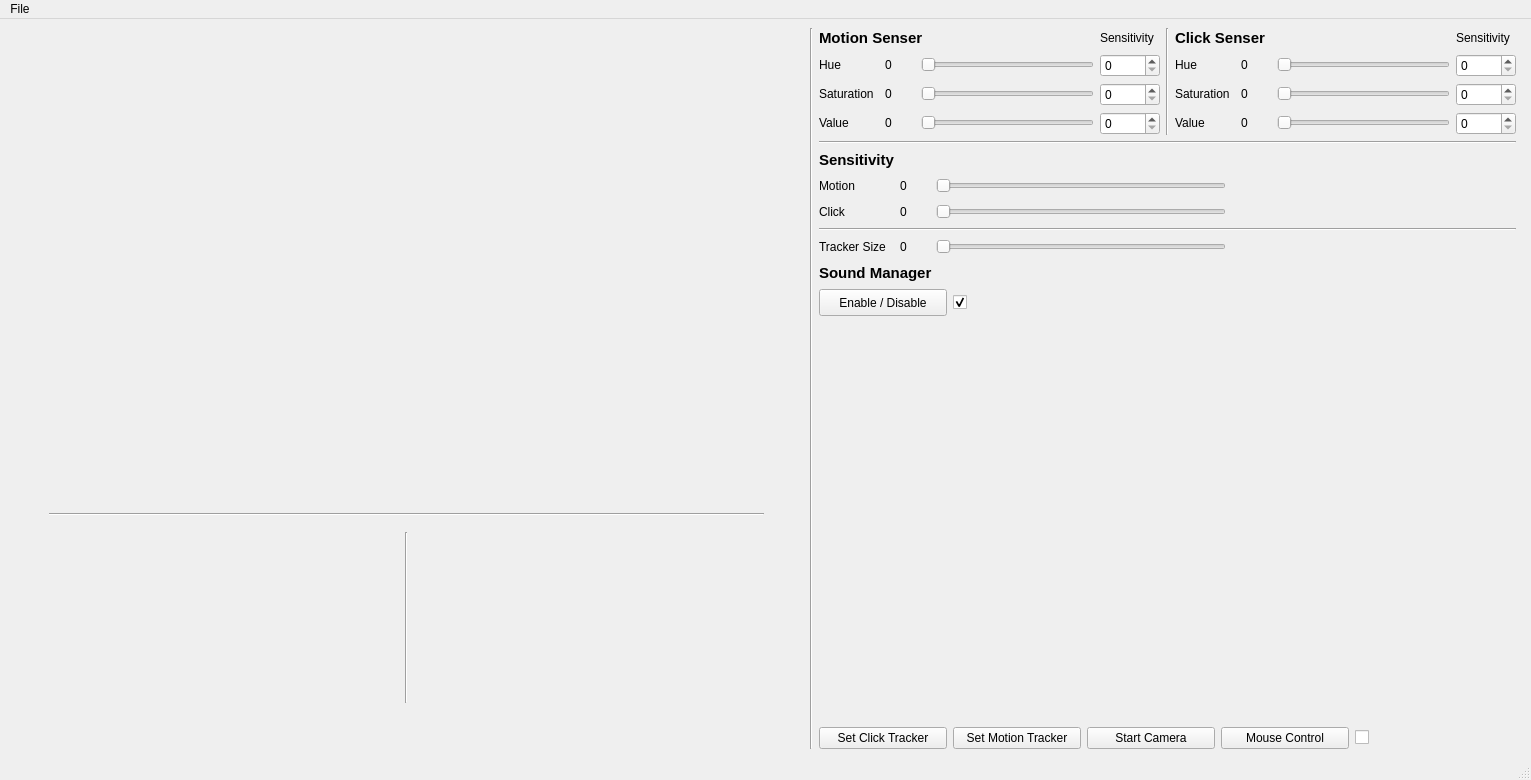
<?xml version="1.0" encoding="UTF-8"?>
<ui version="4.0">
 <class>MainWindow</class>
 <widget class="QMainWindow" name="MainWindow">
  <property name="geometry">
   <rect>
    <x>0</x>
    <y>0</y>
    <width>1531</width>
    <height>780</height>
   </rect>
  </property>
  <property name="windowTitle">
   <string>ASPIRE CAM MOUSE</string>
  </property>
  <property name="windowIcon">
   <iconset>
    <normaloff>acm2.png</normaloff>acm2.png</iconset>
  </property>
  <widget class="QWidget" name="centralwidget">
   <layout class="QHBoxLayout" name="horizontalLayout_6">
    <item>
     <layout class="QGridLayout" name="gridLayout">
      <item row="0" column="0">
       <spacer name="horizontalSpacer_9">
        <property name="orientation">
         <enum>Qt::Horizontal</enum>
        </property>
        <property name="sizeHint" stdset="0">
         <size>
          <width>40</width>
          <height>20</height>
         </size>
        </property>
       </spacer>
      </item>
      <item row="0" column="6">
       <spacer name="horizontalSpacer_8">
        <property name="orientation">
         <enum>Qt::Horizontal</enum>
        </property>
        <property name="sizeHint" stdset="0">
         <size>
          <width>40</width>
          <height>20</height>
         </size>
        </property>
       </spacer>
      </item>
      <item row="2" column="1">
       <spacer name="verticalSpacer_2">
        <property name="orientation">
         <enum>Qt::Vertical</enum>
        </property>
        <property name="sizeType">
         <enum>QSizePolicy::Fixed</enum>
        </property>
        <property name="sizeHint" stdset="0">
         <size>
          <width>20</width>
          <height>10</height>
         </size>
        </property>
       </spacer>
      </item>
      <item row="2" column="5">
       <spacer name="verticalSpacer_6">
        <property name="orientation">
         <enum>Qt::Vertical</enum>
        </property>
        <property name="sizeType">
         <enum>QSizePolicy::Fixed</enum>
        </property>
        <property name="sizeHint" stdset="0">
         <size>
          <width>20</width>
          <height>10</height>
         </size>
        </property>
       </spacer>
      </item>
      <item row="5" column="1">
       <widget class="QLabel" name="labtresh1">
        <property name="minimumSize">
         <size>
          <width>304</width>
          <height>171</height>
         </size>
        </property>
        <property name="maximumSize">
         <size>
          <width>304</width>
          <height>171</height>
         </size>
        </property>
        <property name="autoFillBackground">
         <bool>true</bool>
        </property>
        <property name="text">
         <string/>
        </property>
       </widget>
      </item>
      <item row="5" column="2">
       <spacer name="horizontalSpacer_11">
        <property name="orientation">
         <enum>Qt::Horizontal</enum>
        </property>
        <property name="sizeHint" stdset="0">
         <size>
          <width>40</width>
          <height>20</height>
         </size>
        </property>
       </spacer>
      </item>
      <item row="5" column="5">
       <widget class="QLabel" name="labtresh2">
        <property name="minimumSize">
         <size>
          <width>304</width>
          <height>171</height>
         </size>
        </property>
        <property name="maximumSize">
         <size>
          <width>304</width>
          <height>171</height>
         </size>
        </property>
        <property name="autoFillBackground">
         <bool>true</bool>
        </property>
        <property name="text">
         <string/>
        </property>
       </widget>
      </item>
      <item row="5" column="6">
       <spacer name="horizontalSpacer_12">
        <property name="orientation">
         <enum>Qt::Horizontal</enum>
        </property>
        <property name="sizeHint" stdset="0">
         <size>
          <width>40</width>
          <height>20</height>
         </size>
        </property>
       </spacer>
      </item>
      <item row="5" column="0">
       <spacer name="horizontalSpacer_10">
        <property name="orientation">
         <enum>Qt::Horizontal</enum>
        </property>
        <property name="sizeHint" stdset="0">
         <size>
          <width>40</width>
          <height>20</height>
         </size>
        </property>
       </spacer>
      </item>
      <item row="1" column="1" colspan="5">
       <layout class="QGridLayout" name="gridLayout_5">
        <item row="1" column="1">
         <widget class="QLabel" name="labimage">
          <property name="minimumSize">
           <size>
            <width>608</width>
            <height>342</height>
           </size>
          </property>
          <property name="maximumSize">
           <size>
            <width>608</width>
            <height>342</height>
           </size>
          </property>
          <property name="autoFillBackground">
           <bool>true</bool>
          </property>
          <property name="text">
           <string/>
          </property>
         </widget>
        </item>
        <item row="1" column="0">
         <spacer name="horizontalSpacer_13">
          <property name="orientation">
           <enum>Qt::Horizontal</enum>
          </property>
          <property name="sizeHint" stdset="0">
           <size>
            <width>40</width>
            <height>20</height>
           </size>
          </property>
         </spacer>
        </item>
        <item row="1" column="2">
         <spacer name="horizontalSpacer_14">
          <property name="orientation">
           <enum>Qt::Horizontal</enum>
          </property>
          <property name="sizeHint" stdset="0">
           <size>
            <width>40</width>
            <height>20</height>
           </size>
          </property>
         </spacer>
        </item>
        <item row="2" column="1">
         <spacer name="verticalSpacer_5">
          <property name="orientation">
           <enum>Qt::Vertical</enum>
          </property>
          <property name="sizeHint" stdset="0">
           <size>
            <width>20</width>
            <height>40</height>
           </size>
          </property>
         </spacer>
        </item>
        <item row="0" column="1">
         <spacer name="verticalSpacer_7">
          <property name="orientation">
           <enum>Qt::Vertical</enum>
          </property>
          <property name="sizeHint" stdset="0">
           <size>
            <width>20</width>
            <height>40</height>
           </size>
          </property>
         </spacer>
        </item>
       </layout>
      </item>
      <item row="0" column="1">
       <spacer name="verticalSpacer_3">
        <property name="orientation">
         <enum>Qt::Vertical</enum>
        </property>
        <property name="sizeHint" stdset="0">
         <size>
          <width>20</width>
          <height>40</height>
         </size>
        </property>
       </spacer>
      </item>
      <item row="0" column="5">
       <spacer name="verticalSpacer_4">
        <property name="orientation">
         <enum>Qt::Vertical</enum>
        </property>
        <property name="sizeHint" stdset="0">
         <size>
          <width>20</width>
          <height>40</height>
         </size>
        </property>
       </spacer>
      </item>
      <item row="6" column="1">
       <spacer name="verticalSpacer_8">
        <property name="orientation">
         <enum>Qt::Vertical</enum>
        </property>
        <property name="sizeHint" stdset="0">
         <size>
          <width>20</width>
          <height>40</height>
         </size>
        </property>
       </spacer>
      </item>
      <item row="6" column="5">
       <spacer name="verticalSpacer_9">
        <property name="orientation">
         <enum>Qt::Vertical</enum>
        </property>
        <property name="sizeHint" stdset="0">
         <size>
          <width>20</width>
          <height>40</height>
         </size>
        </property>
       </spacer>
      </item>
      <item row="5" column="3">
       <widget class="Line" name="line_3">
        <property name="orientation">
         <enum>Qt::Vertical</enum>
        </property>
       </widget>
      </item>
      <item row="5" column="4">
       <spacer name="horizontalSpacer_15">
        <property name="orientation">
         <enum>Qt::Horizontal</enum>
        </property>
        <property name="sizeHint" stdset="0">
         <size>
          <width>40</width>
          <height>20</height>
         </size>
        </property>
       </spacer>
      </item>
      <item row="3" column="1" colspan="5">
       <widget class="Line" name="line_7">
        <property name="orientation">
         <enum>Qt::Horizontal</enum>
        </property>
       </widget>
      </item>
      <item row="4" column="1">
       <spacer name="verticalSpacer_10">
        <property name="orientation">
         <enum>Qt::Vertical</enum>
        </property>
        <property name="sizeType">
         <enum>QSizePolicy::Fixed</enum>
        </property>
        <property name="sizeHint" stdset="0">
         <size>
          <width>20</width>
          <height>10</height>
         </size>
        </property>
       </spacer>
      </item>
      <item row="4" column="5">
       <spacer name="verticalSpacer_11">
        <property name="orientation">
         <enum>Qt::Vertical</enum>
        </property>
        <property name="sizeType">
         <enum>QSizePolicy::Fixed</enum>
        </property>
        <property name="sizeHint" stdset="0">
         <size>
          <width>20</width>
          <height>10</height>
         </size>
        </property>
       </spacer>
      </item>
     </layout>
    </item>
    <item>
     <widget class="Line" name="line_2">
      <property name="orientation">
       <enum>Qt::Vertical</enum>
      </property>
     </widget>
    </item>
    <item>
     <layout class="QGridLayout" name="right">
      <item row="0" column="0">
       <layout class="QGridLayout" name="motionsensor">
        <item row="0" column="0">
         <widget class="QLabel" name="label_3">
          <property name="minimumSize">
           <size>
            <width>60</width>
            <height>20</height>
           </size>
          </property>
          <property name="maximumSize">
           <size>
            <width>16777215</width>
            <height>20</height>
           </size>
          </property>
          <property name="text">
           <string>&lt;!DOCTYPE HTML PUBLIC &quot;-//W3C//DTD HTML 4.0//EN&quot; &quot;http://www.w3.org/TR/REC-html40/strict.dtd&quot;&gt;
&lt;html&gt;&lt;head&gt;&lt;meta name=&quot;qrichtext&quot; content=&quot;1&quot; /&gt;&lt;style type=&quot;text/css&quot;&gt;
p, li { white-space: pre-wrap; }
&lt;/style&gt;&lt;/head&gt;&lt;body style=&quot; font-family:'Roboto'; font-size:11pt; font-weight:400; font-style:normal;&quot;&gt;
&lt;p style=&quot; margin-top:0px; margin-bottom:0px; margin-left:0px; margin-right:0px; -qt-block-indent:0; text-indent:0px;&quot;&gt;&lt;span style=&quot; font-weight:600;&quot;&gt;Motion Senser&lt;/span&gt;&lt;/p&gt;&lt;/body&gt;&lt;/html&gt;</string>
          </property>
         </widget>
        </item>
        <item row="0" column="2">
         <widget class="QLabel" name="label">
          <property name="minimumSize">
           <size>
            <width>60</width>
            <height>20</height>
           </size>
          </property>
          <property name="maximumSize">
           <size>
            <width>16777215</width>
            <height>20</height>
           </size>
          </property>
          <property name="text">
           <string>Sensitivity</string>
          </property>
         </widget>
        </item>
        <item row="0" column="1">
         <spacer name="horizontalSpacer">
          <property name="orientation">
           <enum>Qt::Horizontal</enum>
          </property>
          <property name="sizeHint" stdset="0">
           <size>
            <width>40</width>
            <height>20</height>
           </size>
          </property>
         </spacer>
        </item>
        <item row="1" column="0" colspan="3">
         <layout class="QVBoxLayout" name="verticalLayout_2">
          <item>
           <layout class="QHBoxLayout" name="horizontalLayout_3">
            <item>
             <widget class="QLabel" name="label_10">
              <property name="minimumSize">
               <size>
                <width>60</width>
                <height>20</height>
               </size>
              </property>
              <property name="maximumSize">
               <size>
                <width>16777215</width>
                <height>20</height>
               </size>
              </property>
              <property name="text">
               <string>Hue</string>
              </property>
             </widget>
            </item>
            <item>
             <widget class="QLabel" name="h_lbl">
              <property name="minimumSize">
               <size>
                <width>30</width>
                <height>20</height>
               </size>
              </property>
              <property name="maximumSize">
               <size>
                <width>16777215</width>
                <height>20</height>
               </size>
              </property>
              <property name="text">
               <string>0</string>
              </property>
             </widget>
            </item>
            <item>
             <widget class="QSlider" name="h_slide">
              <property name="minimumSize">
               <size>
                <width>0</width>
                <height>20</height>
               </size>
              </property>
              <property name="maximumSize">
               <size>
                <width>16777215</width>
                <height>20</height>
               </size>
              </property>
              <property name="maximum">
               <number>180</number>
              </property>
              <property name="orientation">
               <enum>Qt::Horizontal</enum>
              </property>
             </widget>
            </item>
            <item>
             <widget class="QSpinBox" name="h_spinBox">
              <property name="minimumSize">
               <size>
                <width>60</width>
                <height>0</height>
               </size>
              </property>
              <property name="maximum">
               <number>180</number>
              </property>
             </widget>
            </item>
           </layout>
          </item>
          <item>
           <layout class="QHBoxLayout" name="horizontalLayout">
            <item>
             <widget class="QLabel" name="label_2">
              <property name="minimumSize">
               <size>
                <width>60</width>
                <height>20</height>
               </size>
              </property>
              <property name="maximumSize">
               <size>
                <width>16777215</width>
                <height>20</height>
               </size>
              </property>
              <property name="text">
               <string>Saturation</string>
              </property>
             </widget>
            </item>
            <item>
             <widget class="QLabel" name="s_lbl">
              <property name="minimumSize">
               <size>
                <width>30</width>
                <height>20</height>
               </size>
              </property>
              <property name="maximumSize">
               <size>
                <width>16777215</width>
                <height>20</height>
               </size>
              </property>
              <property name="text">
               <string>0</string>
              </property>
             </widget>
            </item>
            <item>
             <widget class="QSlider" name="s_slide">
              <property name="minimumSize">
               <size>
                <width>0</width>
                <height>20</height>
               </size>
              </property>
              <property name="maximumSize">
               <size>
                <width>16777215</width>
                <height>20</height>
               </size>
              </property>
              <property name="maximum">
               <number>255</number>
              </property>
              <property name="orientation">
               <enum>Qt::Horizontal</enum>
              </property>
             </widget>
            </item>
            <item>
             <widget class="QSpinBox" name="s_spinBox">
              <property name="minimumSize">
               <size>
                <width>60</width>
                <height>0</height>
               </size>
              </property>
              <property name="maximum">
               <number>255</number>
              </property>
             </widget>
            </item>
           </layout>
          </item>
          <item>
           <layout class="QHBoxLayout" name="horizontalLayout_2">
            <item>
             <widget class="QLabel" name="label_8">
              <property name="minimumSize">
               <size>
                <width>60</width>
                <height>20</height>
               </size>
              </property>
              <property name="maximumSize">
               <size>
                <width>16777215</width>
                <height>20</height>
               </size>
              </property>
              <property name="text">
               <string>Value</string>
              </property>
             </widget>
            </item>
            <item>
             <widget class="QLabel" name="v_lbl">
              <property name="minimumSize">
               <size>
                <width>30</width>
                <height>20</height>
               </size>
              </property>
              <property name="maximumSize">
               <size>
                <width>16777215</width>
                <height>20</height>
               </size>
              </property>
              <property name="text">
               <string>0</string>
              </property>
             </widget>
            </item>
            <item>
             <widget class="QSlider" name="v_slide">
              <property name="minimumSize">
               <size>
                <width>0</width>
                <height>20</height>
               </size>
              </property>
              <property name="maximumSize">
               <size>
                <width>16777215</width>
                <height>20</height>
               </size>
              </property>
              <property name="maximum">
               <number>255</number>
              </property>
              <property name="orientation">
               <enum>Qt::Horizontal</enum>
              </property>
             </widget>
            </item>
            <item>
             <widget class="QSpinBox" name="v_spinBox">
              <property name="minimumSize">
               <size>
                <width>60</width>
                <height>0</height>
               </size>
              </property>
              <property name="maximum">
               <number>255</number>
              </property>
             </widget>
            </item>
           </layout>
          </item>
         </layout>
        </item>
       </layout>
      </item>
      <item row="0" column="1">
       <widget class="Line" name="line">
        <property name="orientation">
         <enum>Qt::Vertical</enum>
        </property>
       </widget>
      </item>
      <item row="0" column="2">
       <layout class="QGridLayout" name="clicksensor">
        <item row="0" column="0">
         <widget class="QLabel" name="label_4">
          <property name="minimumSize">
           <size>
            <width>60</width>
            <height>20</height>
           </size>
          </property>
          <property name="maximumSize">
           <size>
            <width>16777215</width>
            <height>20</height>
           </size>
          </property>
          <property name="text">
           <string>&lt;!DOCTYPE HTML PUBLIC &quot;-//W3C//DTD HTML 4.0//EN&quot; &quot;http://www.w3.org/TR/REC-html40/strict.dtd&quot;&gt;
&lt;html&gt;&lt;head&gt;&lt;meta name=&quot;qrichtext&quot; content=&quot;1&quot; /&gt;&lt;style type=&quot;text/css&quot;&gt;
p, li { white-space: pre-wrap; }
&lt;/style&gt;&lt;/head&gt;&lt;body style=&quot; font-family:'Roboto'; font-size:11pt; font-weight:400; font-style:normal;&quot;&gt;
&lt;p style=&quot; margin-top:0px; margin-bottom:0px; margin-left:0px; margin-right:0px; -qt-block-indent:0; text-indent:0px;&quot;&gt;&lt;span style=&quot; font-weight:600;&quot;&gt;Click Senser&lt;/span&gt;&lt;/p&gt;&lt;/body&gt;&lt;/html&gt;</string>
          </property>
         </widget>
        </item>
        <item row="0" column="2">
         <widget class="QLabel" name="label_5">
          <property name="minimumSize">
           <size>
            <width>60</width>
            <height>20</height>
           </size>
          </property>
          <property name="maximumSize">
           <size>
            <width>16777215</width>
            <height>20</height>
           </size>
          </property>
          <property name="text">
           <string>Sensitivity</string>
          </property>
         </widget>
        </item>
        <item row="1" column="0" colspan="3">
         <layout class="QVBoxLayout" name="verticalLayout_6">
          <item>
           <layout class="QHBoxLayout" name="horizontalLayout_14">
            <item>
             <widget class="QLabel" name="label_30">
              <property name="minimumSize">
               <size>
                <width>60</width>
                <height>20</height>
               </size>
              </property>
              <property name="maximumSize">
               <size>
                <width>16777215</width>
                <height>20</height>
               </size>
              </property>
              <property name="text">
               <string>Hue</string>
              </property>
             </widget>
            </item>
            <item>
             <widget class="QLabel" name="label_31">
              <property name="minimumSize">
               <size>
                <width>30</width>
                <height>20</height>
               </size>
              </property>
              <property name="maximumSize">
               <size>
                <width>16777215</width>
                <height>20</height>
               </size>
              </property>
              <property name="text">
               <string>0</string>
              </property>
             </widget>
            </item>
            <item>
             <widget class="QSlider" name="h_slide1">
              <property name="minimumSize">
               <size>
                <width>0</width>
                <height>20</height>
               </size>
              </property>
              <property name="maximumSize">
               <size>
                <width>16777215</width>
                <height>20</height>
               </size>
              </property>
              <property name="maximum">
               <number>180</number>
              </property>
              <property name="orientation">
               <enum>Qt::Horizontal</enum>
              </property>
             </widget>
            </item>
            <item>
             <widget class="QSpinBox" name="h_spinBox1">
              <property name="minimumSize">
               <size>
                <width>60</width>
                <height>0</height>
               </size>
              </property>
              <property name="maximum">
               <number>180</number>
              </property>
             </widget>
            </item>
           </layout>
          </item>
          <item>
           <layout class="QHBoxLayout" name="horizontalLayout_15">
            <item>
             <widget class="QLabel" name="label_9">
              <property name="minimumSize">
               <size>
                <width>60</width>
                <height>20</height>
               </size>
              </property>
              <property name="maximumSize">
               <size>
                <width>16777215</width>
                <height>20</height>
               </size>
              </property>
              <property name="text">
               <string>Saturation</string>
              </property>
             </widget>
            </item>
            <item>
             <widget class="QLabel" name="label_32">
              <property name="minimumSize">
               <size>
                <width>30</width>
                <height>20</height>
               </size>
              </property>
              <property name="maximumSize">
               <size>
                <width>16777215</width>
                <height>20</height>
               </size>
              </property>
              <property name="text">
               <string>0</string>
              </property>
             </widget>
            </item>
            <item>
             <widget class="QSlider" name="s_slide1">
              <property name="minimumSize">
               <size>
                <width>0</width>
                <height>20</height>
               </size>
              </property>
              <property name="maximumSize">
               <size>
                <width>16777215</width>
                <height>20</height>
               </size>
              </property>
              <property name="maximum">
               <number>255</number>
              </property>
              <property name="orientation">
               <enum>Qt::Horizontal</enum>
              </property>
             </widget>
            </item>
            <item>
             <widget class="QSpinBox" name="s_spinBox1">
              <property name="minimumSize">
               <size>
                <width>60</width>
                <height>0</height>
               </size>
              </property>
              <property name="maximum">
               <number>255</number>
              </property>
             </widget>
            </item>
           </layout>
          </item>
          <item>
           <layout class="QHBoxLayout" name="horizontalLayout_16">
            <item>
             <widget class="QLabel" name="label_33">
              <property name="minimumSize">
               <size>
                <width>60</width>
                <height>20</height>
               </size>
              </property>
              <property name="maximumSize">
               <size>
                <width>16777215</width>
                <height>20</height>
               </size>
              </property>
              <property name="text">
               <string>Value</string>
              </property>
             </widget>
            </item>
            <item>
             <widget class="QLabel" name="label_34">
              <property name="minimumSize">
               <size>
                <width>30</width>
                <height>20</height>
               </size>
              </property>
              <property name="maximumSize">
               <size>
                <width>16777215</width>
                <height>20</height>
               </size>
              </property>
              <property name="text">
               <string>0</string>
              </property>
             </widget>
            </item>
            <item>
             <widget class="QSlider" name="v_slide1">
              <property name="minimumSize">
               <size>
                <width>0</width>
                <height>20</height>
               </size>
              </property>
              <property name="maximumSize">
               <size>
                <width>16777215</width>
                <height>20</height>
               </size>
              </property>
              <property name="maximum">
               <number>255</number>
              </property>
              <property name="orientation">
               <enum>Qt::Horizontal</enum>
              </property>
             </widget>
            </item>
            <item>
             <widget class="QSpinBox" name="v_spinBox1">
              <property name="minimumSize">
               <size>
                <width>60</width>
                <height>0</height>
               </size>
              </property>
              <property name="maximum">
               <number>255</number>
              </property>
             </widget>
            </item>
           </layout>
          </item>
         </layout>
        </item>
        <item row="0" column="1">
         <spacer name="horizontalSpacer_2">
          <property name="orientation">
           <enum>Qt::Horizontal</enum>
          </property>
          <property name="sizeHint" stdset="0">
           <size>
            <width>40</width>
            <height>20</height>
           </size>
          </property>
         </spacer>
        </item>
       </layout>
      </item>
      <item row="1" column="0" colspan="3">
       <widget class="Line" name="line_5">
        <property name="orientation">
         <enum>Qt::Horizontal</enum>
        </property>
       </widget>
      </item>
      <item row="2" column="0" colspan="3">
       <layout class="QGridLayout" name="sensitivity">
        <item row="2" column="0">
         <layout class="QHBoxLayout" name="horizontalLayout_20">
          <item>
           <widget class="QLabel" name="label_41">
            <property name="minimumSize">
             <size>
              <width>75</width>
              <height>20</height>
             </size>
            </property>
            <property name="maximumSize">
             <size>
              <width>16777215</width>
              <height>20</height>
             </size>
            </property>
            <property name="text">
             <string>Click</string>
            </property>
           </widget>
          </item>
          <item>
           <widget class="QLabel" name="labelypos_2">
            <property name="minimumSize">
             <size>
              <width>30</width>
              <height>20</height>
             </size>
            </property>
            <property name="maximumSize">
             <size>
              <width>16777215</width>
              <height>20</height>
             </size>
            </property>
            <property name="text">
             <string>0</string>
            </property>
           </widget>
          </item>
          <item>
           <widget class="QSlider" name="clickstvt_slide">
            <property name="minimumSize">
             <size>
              <width>0</width>
              <height>20</height>
             </size>
            </property>
            <property name="maximumSize">
             <size>
              <width>16777215</width>
              <height>20</height>
             </size>
            </property>
            <property name="minimum">
             <number>0</number>
            </property>
            <property name="maximum">
             <number>200</number>
            </property>
            <property name="orientation">
             <enum>Qt::Horizontal</enum>
            </property>
           </widget>
          </item>
          <item>
           <spacer name="horizontalSpacer_4">
            <property name="orientation">
             <enum>Qt::Horizontal</enum>
            </property>
            <property name="sizeHint" stdset="0">
             <size>
              <width>40</width>
              <height>20</height>
             </size>
            </property>
           </spacer>
          </item>
         </layout>
        </item>
        <item row="1" column="0">
         <layout class="QHBoxLayout" name="horizontalLayout_19">
          <item>
           <widget class="QLabel" name="label_40">
            <property name="minimumSize">
             <size>
              <width>75</width>
              <height>20</height>
             </size>
            </property>
            <property name="maximumSize">
             <size>
              <width>16777215</width>
              <height>20</height>
             </size>
            </property>
            <property name="text">
             <string>Motion</string>
            </property>
           </widget>
          </item>
          <item>
           <widget class="QLabel" name="labelypos">
            <property name="minimumSize">
             <size>
              <width>30</width>
              <height>20</height>
             </size>
            </property>
            <property name="maximumSize">
             <size>
              <width>16777215</width>
              <height>20</height>
             </size>
            </property>
            <property name="text">
             <string>0</string>
            </property>
           </widget>
          </item>
          <item>
           <widget class="QSlider" name="smooth_slide">
            <property name="minimumSize">
             <size>
              <width>0</width>
              <height>20</height>
             </size>
            </property>
            <property name="maximumSize">
             <size>
              <width>16777215</width>
              <height>20</height>
             </size>
            </property>
            <property name="minimum">
             <number>0</number>
            </property>
            <property name="maximum">
             <number>20</number>
            </property>
            <property name="orientation">
             <enum>Qt::Horizontal</enum>
            </property>
           </widget>
          </item>
          <item>
           <spacer name="horizontalSpacer_3">
            <property name="orientation">
             <enum>Qt::Horizontal</enum>
            </property>
            <property name="sizeHint" stdset="0">
             <size>
              <width>40</width>
              <height>20</height>
             </size>
            </property>
           </spacer>
          </item>
         </layout>
        </item>
        <item row="0" column="0">
         <widget class="QLabel" name="label_12">
          <property name="minimumSize">
           <size>
            <width>60</width>
            <height>20</height>
           </size>
          </property>
          <property name="maximumSize">
           <size>
            <width>16777215</width>
            <height>20</height>
           </size>
          </property>
          <property name="text">
           <string>&lt;!DOCTYPE HTML PUBLIC &quot;-//W3C//DTD HTML 4.0//EN&quot; &quot;http://www.w3.org/TR/REC-html40/strict.dtd&quot;&gt;
&lt;html&gt;&lt;head&gt;&lt;meta name=&quot;qrichtext&quot; content=&quot;1&quot; /&gt;&lt;style type=&quot;text/css&quot;&gt;
p, li { white-space: pre-wrap; }
&lt;/style&gt;&lt;/head&gt;&lt;body style=&quot; font-family:'Roboto'; font-size:11pt; font-weight:400; font-style:normal;&quot;&gt;
&lt;p style=&quot; margin-top:0px; margin-bottom:0px; margin-left:0px; margin-right:0px; -qt-block-indent:0; text-indent:0px;&quot;&gt;&lt;span style=&quot; font-weight:600;&quot;&gt;Sensitivity&lt;/span&gt;&lt;/p&gt;&lt;/body&gt;&lt;/html&gt;</string>
          </property>
         </widget>
        </item>
        <item row="4" column="0">
         <layout class="QHBoxLayout" name="trakersize">
          <item>
           <widget class="QLabel" name="label_16">
            <property name="minimumSize">
             <size>
              <width>75</width>
              <height>20</height>
             </size>
            </property>
            <property name="maximumSize">
             <size>
              <width>16777215</width>
              <height>20</height>
             </size>
            </property>
            <property name="text">
             <string>Tracker Size</string>
            </property>
           </widget>
          </item>
          <item>
           <widget class="QLabel" name="labeltracksize">
            <property name="minimumSize">
             <size>
              <width>30</width>
              <height>20</height>
             </size>
            </property>
            <property name="maximumSize">
             <size>
              <width>16777215</width>
              <height>20</height>
             </size>
            </property>
            <property name="text">
             <string>0</string>
            </property>
           </widget>
          </item>
          <item>
           <widget class="QSlider" name="t_slide">
            <property name="minimumSize">
             <size>
              <width>0</width>
              <height>20</height>
             </size>
            </property>
            <property name="maximumSize">
             <size>
              <width>16777215</width>
              <height>20</height>
             </size>
            </property>
            <property name="minimum">
             <number>1</number>
            </property>
            <property name="maximum">
             <number>100</number>
            </property>
            <property name="orientation">
             <enum>Qt::Horizontal</enum>
            </property>
           </widget>
          </item>
          <item>
           <spacer name="horizontalSpacer_5">
            <property name="orientation">
             <enum>Qt::Horizontal</enum>
            </property>
            <property name="sizeHint" stdset="0">
             <size>
              <width>40</width>
              <height>20</height>
             </size>
            </property>
           </spacer>
          </item>
         </layout>
        </item>
        <item row="3" column="0">
         <widget class="Line" name="line_6">
          <property name="orientation">
           <enum>Qt::Horizontal</enum>
          </property>
         </widget>
        </item>
       </layout>
      </item>
      <item row="5" column="0" colspan="3">
       <layout class="QGridLayout" name="sound">
        <item row="0" column="0">
         <widget class="QLabel" name="label_11">
          <property name="minimumSize">
           <size>
            <width>60</width>
            <height>20</height>
           </size>
          </property>
          <property name="maximumSize">
           <size>
            <width>16777215</width>
            <height>20</height>
           </size>
          </property>
          <property name="text">
           <string>&lt;!DOCTYPE HTML PUBLIC &quot;-//W3C//DTD HTML 4.0//EN&quot; &quot;http://www.w3.org/TR/REC-html40/strict.dtd&quot;&gt;
&lt;html&gt;&lt;head&gt;&lt;meta name=&quot;qrichtext&quot; content=&quot;1&quot; /&gt;&lt;style type=&quot;text/css&quot;&gt;
p, li { white-space: pre-wrap; }
&lt;/style&gt;&lt;/head&gt;&lt;body style=&quot; font-family:'Cantarell'; font-size:9pt; font-weight:400; font-style:normal;&quot;&gt;
&lt;p style=&quot; margin-top:0px; margin-bottom:0px; margin-left:0px; margin-right:0px; -qt-block-indent:0; text-indent:0px;&quot;&gt;&lt;span style=&quot; font-family:'Roboto'; font-size:11pt; font-weight:600;&quot;&gt;Sound Manager&lt;/span&gt;&lt;/p&gt;&lt;/body&gt;&lt;/html&gt;</string>
          </property>
         </widget>
        </item>
        <item row="1" column="0">
         <layout class="QHBoxLayout" name="horizontalLayout_5">
          <item>
           <widget class="QPushButton" name="pushsound">
            <property name="minimumSize">
             <size>
              <width>128</width>
              <height>27</height>
             </size>
            </property>
            <property name="text">
             <string>Enable / Disable</string>
            </property>
           </widget>
          </item>
          <item>
           <widget class="QCheckBox" name="clicksound_chkbox">
            <property name="text">
             <string/>
            </property>
            <property name="checked">
             <bool>true</bool>
            </property>
           </widget>
          </item>
          <item>
           <spacer name="horizontalSpacer_6">
            <property name="orientation">
             <enum>Qt::Horizontal</enum>
            </property>
            <property name="sizeHint" stdset="0">
             <size>
              <width>40</width>
              <height>20</height>
             </size>
            </property>
           </spacer>
          </item>
         </layout>
        </item>
       </layout>
      </item>
      <item row="6" column="0">
       <spacer name="verticalSpacer">
        <property name="orientation">
         <enum>Qt::Vertical</enum>
        </property>
        <property name="sizeHint" stdset="0">
         <size>
          <width>20</width>
          <height>40</height>
         </size>
        </property>
       </spacer>
      </item>
      <item row="7" column="0" colspan="3">
       <layout class="QGridLayout" name="gridLayout_2">
        <item row="0" column="0">
         <layout class="QHBoxLayout" name="horizontalLayout_4">
          <item>
           <widget class="QPushButton" name="setclicktrackerbtn">
            <property name="minimumSize">
             <size>
              <width>128</width>
              <height>0</height>
             </size>
            </property>
            <property name="text">
             <string>Set Click Tracker</string>
            </property>
           </widget>
          </item>
          <item>
           <widget class="QPushButton" name="setmotiontrackerbtn">
            <property name="minimumSize">
             <size>
              <width>128</width>
              <height>0</height>
             </size>
            </property>
            <property name="text">
             <string>Set Motion Tracker</string>
            </property>
           </widget>
          </item>
          <item>
           <widget class="QPushButton" name="start_camera_btn">
            <property name="minimumSize">
             <size>
              <width>128</width>
              <height>0</height>
             </size>
            </property>
            <property name="text">
             <string>Start Camera</string>
            </property>
           </widget>
          </item>
          <item>
           <widget class="QPushButton" name="pushButton_3">
            <property name="minimumSize">
             <size>
              <width>128</width>
              <height>0</height>
             </size>
            </property>
            <property name="text">
             <string>Mouse Control</string>
            </property>
           </widget>
          </item>
          <item>
           <widget class="QCheckBox" name="mousectrlchkbox">
            <property name="text">
             <string/>
            </property>
           </widget>
          </item>
          <item>
           <spacer name="horizontalSpacer_7">
            <property name="orientation">
             <enum>Qt::Horizontal</enum>
            </property>
            <property name="sizeHint" stdset="0">
             <size>
              <width>40</width>
              <height>20</height>
             </size>
            </property>
           </spacer>
          </item>
         </layout>
        </item>
       </layout>
      </item>
     </layout>
    </item>
    <item>
     <widget class="Line" name="line_4">
      <property name="orientation">
       <enum>Qt::Horizontal</enum>
      </property>
     </widget>
    </item>
   </layout>
  </widget>
  <widget class="QMenuBar" name="menubar">
   <property name="geometry">
    <rect>
     <x>0</x>
     <y>0</y>
     <width>1531</width>
     <height>25</height>
    </rect>
   </property>
   <widget class="QMenu" name="menuFile">
    <property name="title">
     <string>File</string>
    </property>
    <addaction name="actionExit"/>
   </widget>
   <addaction name="menuFile"/>
  </widget>
  <widget class="QStatusBar" name="statusbar"/>
  <action name="actionExit">
   <property name="text">
    <string>Exit</string>
   </property>
  </action>
 </widget>
 <resources/>
 <connections>
  <connection>
   <sender>h_slide</sender>
   <signal>valueChanged(int)</signal>
   <receiver>h_lbl</receiver>
   <slot>setNum(int)</slot>
   <hints>
    <hint type="sourcelabel">
     <x>756</x>
     <y>77</y>
    </hint>
    <hint type="destinationlabel">
     <x>717</x>
     <y>79</y>
    </hint>
   </hints>
  </connection>
  <connection>
   <sender>s_slide</sender>
   <signal>valueChanged(int)</signal>
   <receiver>s_lbl</receiver>
   <slot>setNum(int)</slot>
   <hints>
    <hint type="sourcelabel">
     <x>761</x>
     <y>118</y>
    </hint>
    <hint type="destinationlabel">
     <x>717</x>
     <y>114</y>
    </hint>
   </hints>
  </connection>
  <connection>
   <sender>v_slide</sender>
   <signal>valueChanged(int)</signal>
   <receiver>v_lbl</receiver>
   <slot>setNum(int)</slot>
   <hints>
    <hint type="sourcelabel">
     <x>757</x>
     <y>139</y>
    </hint>
    <hint type="destinationlabel">
     <x>709</x>
     <y>145</y>
    </hint>
   </hints>
  </connection>
  <connection>
   <sender>smooth_slide</sender>
   <signal>valueChanged(int)</signal>
   <receiver>labelypos</receiver>
   <slot>setNum(int)</slot>
   <hints>
    <hint type="sourcelabel">
     <x>759</x>
     <y>219</y>
    </hint>
    <hint type="destinationlabel">
     <x>738</x>
     <y>217</y>
    </hint>
   </hints>
  </connection>
  <connection>
   <sender>clickstvt_slide</sender>
   <signal>valueChanged(int)</signal>
   <receiver>labelypos_2</receiver>
   <slot>setNum(int)</slot>
   <hints>
    <hint type="sourcelabel">
     <x>842</x>
     <y>243</y>
    </hint>
    <hint type="destinationlabel">
     <x>733</x>
     <y>250</y>
    </hint>
   </hints>
  </connection>
  <connection>
   <sender>t_slide</sender>
   <signal>valueChanged(int)</signal>
   <receiver>labeltracksize</receiver>
   <slot>setNum(int)</slot>
   <hints>
    <hint type="sourcelabel">
     <x>754</x>
     <y>281</y>
    </hint>
    <hint type="destinationlabel">
     <x>722</x>
     <y>281</y>
    </hint>
   </hints>
  </connection>
  <connection>
   <sender>h_slide1</sender>
   <signal>valueChanged(int)</signal>
   <receiver>label_31</receiver>
   <slot>setNum(int)</slot>
   <hints>
    <hint type="sourcelabel">
     <x>1062</x>
     <y>73</y>
    </hint>
    <hint type="destinationlabel">
     <x>1025</x>
     <y>76</y>
    </hint>
   </hints>
  </connection>
  <connection>
   <sender>s_slide1</sender>
   <signal>valueChanged(int)</signal>
   <receiver>label_32</receiver>
   <slot>setNum(int)</slot>
   <hints>
    <hint type="sourcelabel">
     <x>1058</x>
     <y>107</y>
    </hint>
    <hint type="destinationlabel">
     <x>1033</x>
     <y>107</y>
    </hint>
   </hints>
  </connection>
  <connection>
   <sender>v_slide1</sender>
   <signal>valueChanged(int)</signal>
   <receiver>label_34</receiver>
   <slot>setNum(int)</slot>
   <hints>
    <hint type="sourcelabel">
     <x>1063</x>
     <y>142</y>
    </hint>
    <hint type="destinationlabel">
     <x>1025</x>
     <y>147</y>
    </hint>
   </hints>
  </connection>
  <connection>
   <sender>pushsound</sender>
   <signal>clicked()</signal>
   <receiver>clicksound_chkbox</receiver>
   <slot>toggle()</slot>
   <hints>
    <hint type="sourcelabel">
     <x>721</x>
     <y>350</y>
    </hint>
    <hint type="destinationlabel">
     <x>776</x>
     <y>348</y>
    </hint>
   </hints>
  </connection>
  <connection>
   <sender>pushButton_3</sender>
   <signal>clicked()</signal>
   <receiver>mousectrlchkbox</receiver>
   <slot>toggle()</slot>
   <hints>
    <hint type="sourcelabel">
     <x>1104</x>
     <y>414</y>
    </hint>
    <hint type="destinationlabel">
     <x>1181</x>
     <y>420</y>
    </hint>
   </hints>
  </connection>
 </connections>
</ui>
